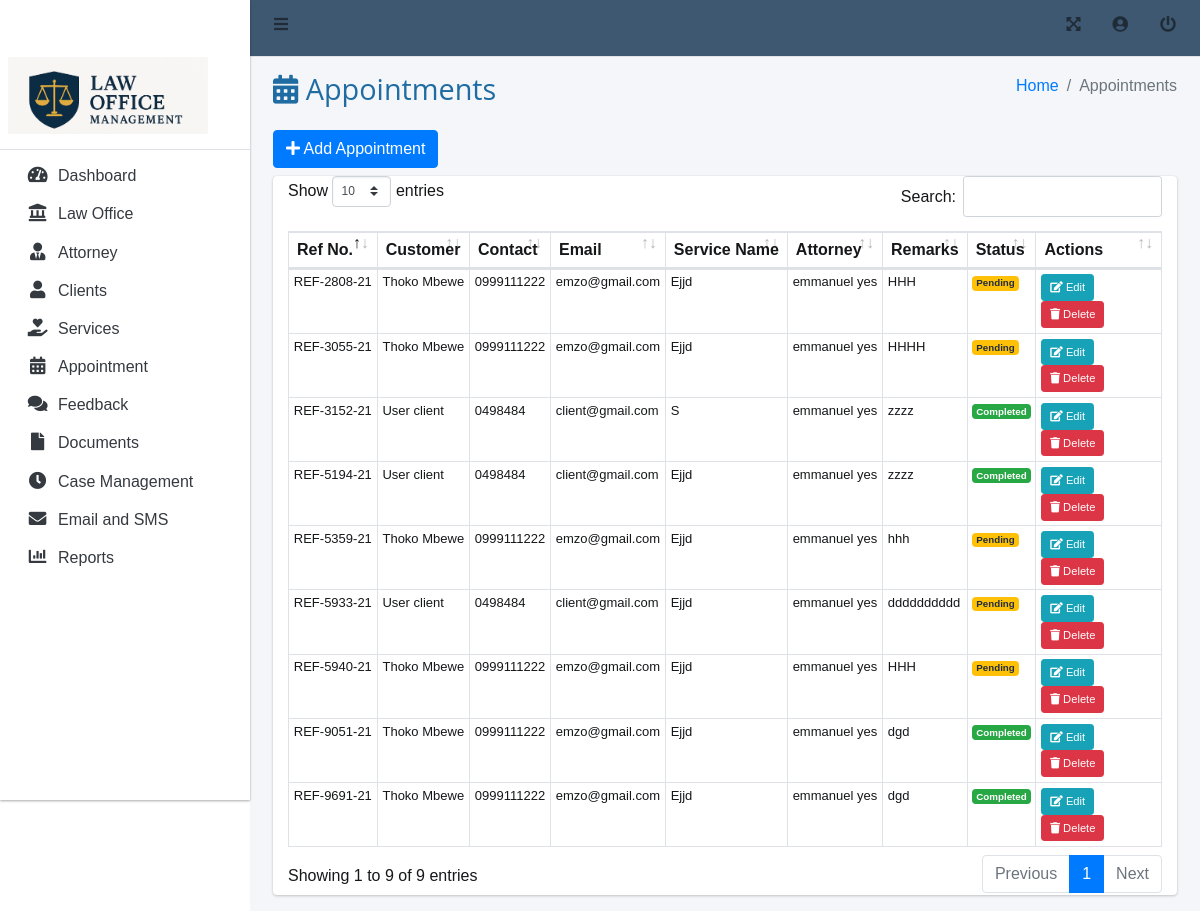
The app's page /admin/appointment.php with its own data.
### tables this page shows
CREATE TABLE `tbl_appoinment` (
  `appointment_id` int(11) NOT NULL,
  `client_id` int(11) NOT NULL,
  `firm_id` int(11) NOT NULL,
  `attorney_id` int(11) NOT NULL,
  `service_id` int(11) NOT NULL,
  `reference_number` varchar(15) NOT NULL,
  `remarks` varchar(50) NOT NULL,
  `status` int(1) NOT NULL,
  `appointment_date` date NOT NULL
);

CREATE TABLE `tbl_client` (
  `client_id` int(11) NOT NULL,
  `client_lastname` varchar(30) NOT NULL,
  `client_firstname` varchar(30) NOT NULL,
  `client_middlename` varchar(30) NOT NULL,
  `contact` varchar(15) NOT NULL,
  `email_address` varchar(50) NOT NULL,
  `valid_id` text NOT NULL,
  `username` varchar(30) NOT NULL,
  `password` text NOT NULL,
  `account_status` int(1) NOT NULL
);

CREATE TABLE `tbl_firm_services` (
  `service_id` int(11) NOT NULL,
  `service_name` varchar(30) NOT NULL,
  `description` varchar(100) NOT NULL,
  `firm_id` int(11) NOT NULL,
  `attorney_id` int(11) NOT NULL,
  `rate` float NOT NULL
);

CREATE TABLE `tbl_attorney` (
  `attorney_id` int(11) NOT NULL,
  `last_name` varchar(30) NOT NULL,
  `first_name` varchar(30) NOT NULL,
  `middle_name` varchar(30) NOT NULL,
  `gender` int(1) NOT NULL,
  `complete_address` varchar(150) NOT NULL,
  `contact_details` varchar(50) NOT NULL,
  `fax` varchar(15) NOT NULL,
  `profile_picture` text NOT NULL,
  `education` text NOT NULL,
  `professional_experience` text NOT NULL,
  `username` varchar(30) NOT NULL,
  `password` text NOT NULL,
  `account_status` int(1) NOT NULL,
  `attorney_email` varchar(100) NOT NULL
);

### admin/appointment.php (the view, shortened to what this page needs)
<!DOCTYPE html>
<html lang="en">
<?php include 'includes/header.php'?>
<body class="hold-transition sidebar-mini layout-fixed">
   <div class="wrapper">
      <?php include 'includes/topbar.php'?>
      <?php include 'includes/sidebar.php'?>
      <div class="content-wrapper">
         <div class="content-header">
            <div class="container-fluid">
               <div class="row mb-2">
                  <div class="col-sm-6">
                        <h1 class="m-0" style="color: rgb(31,108,163);"><span class="fa fa-calendar-alt"></span> Appointments</h1>
                  </div>
                  <div class="col-sm-6">
                     <ol class="breadcrumb float-sm-right">
                        <li class="breadcrumb-item"><a href="#">Home</a></li>
                        <li class="breadcrumb-item active">Appointments</li>
                     </ol>
                  </div>
               </div>
            </div>
         </div>
         <section class="content">
            <div class="container-fluid">
               <a href="appointment_add.php" class="btn btn-primary mb-2">
                  <i class="fa fa-plus"></i> Add Appointment
               </a>
               <div class="card card-info">
                  <div class="col-md-12 table-responsive">
                     <table id="example1" class="table table-bordered table-hover">
                        <thead>
                           <tr>
                              <th>Ref No.</th>
                              <th>Customer</th>
                              <th>Contact</th>
                              <th>Email</th>
                              <th>Service Name</th>
                              <th>Attorney</th>
                              <th>Remarks</th>
                              <th>Status</th>
                              <th>Actions</th>
                           </tr>
                        </thead>
                        <tbody>
                           <?php
                              include 'includes/connection.php';
                              $query = "SELECT * FROM tbl_appoinment";
                              $result = mysqli_query($conn, $query);
                              while ($row = mysqli_fetch_assoc($result)) {
                                 $client_id = $row['client_id'];
                                 $attorney_id = $row['attorney_id'];
                                 $service_id = $row['service_id'];
                                 $client_query = "SELECT * FROM tbl_client WHERE client_id = '$client_id'";
                                 $client_result = mysqli_query($conn, $client_query);
                                 $client = mysqli_fetch_assoc($client_result);
                                 $attorney_query = "SELECT * FROM tbl_attorney WHERE attorney_id = '$attorney_id'";
                                 $attorney_result = mysqli_query($conn, $attorney_query);
                                 $attorney = mysqli_fetch_assoc($attorney_result);
                                 $service_query = "SELECT * FROM tbl_firm_services WHERE service_id = '$service_id'";
                                 $service_result = mysqli_query($conn, $service_query);
                                 $service = mysqli_fetch_assoc($service_result);
                           ?>
                              <tr>
                                 <td><?php echo $row['reference_number']; ?></td>
                                 <td><?php echo $client['client_firstname'] . ' ' . $client['client_lastname']; ?></td>
                                 <td><?php echo $client['contact']; ?></td>
                                 <td><?php echo $client['email_address']; ?></td>
                                 <td><?php echo $service['service_name']; ?></td>
                                 <td><?php echo $attorney['first_name'] . ' ' . $attorney['last_name']; ?></td>
                                 <td><?php echo $row['remarks']; ?></td>
                                 <td>
                                    <span class="badge bg-<?php echo $row['status'] == 1 ? 'success' : ($row['status'] == 2 ? 'danger' : 'warning'); ?>">
                                       <?php echo $row['status'] == 1 ? 'Completed' : ($row['status'] == 2 ? 'Cancelled' : 'Pending'); ?>
                                    </span>
                                 </td>
                                 <td>
                                    <a href="appointment_edit.php?id=<?php echo $row['appointment_id']; ?>" class="btn btn-sm btn-info">
                                       <i class="fa fa-edit"></i> Edit
                                    </a>
                                    <a href="appointment_delete.php?id=<?php echo $row['appointment_id']; ?>" class="btn btn-sm btn-danger" onclick="return confirm('Are you sure you want to delete this appointment?')">
                                       <i class="fa fa-trash"></i> Delete
                                    </a>
                                 </td>
                              </tr>
                           <?php } ?>
                        </tbody>
                     </table>
                  </div>
               </div>
            </div>
         </section>
      </div>
   </div>
</body>
</html>

### admin/includes/header.php (shortened to what this page needs)
<head>
   <link rel="stylesheet" href="../asset/fontawesome/css/all.min.css">
   <link rel="stylesheet" href="../asset/css/adminlte.min.css">
   <link rel="stylesheet" href="../asset/css/style.css">
   <link rel="stylesheet" href="../asset/tables/datatables-bs4/css/dataTables.bootstrap4.min.css">
 </head>

### admin/includes/topbar.php
         <nav class="main-header navbar navbar-expand navbar-white navbar-light" style="background-color: rgba(62,88,113);">
         <ul class="navbar-nav">
            <li class="nav-item">
               <a class="nav-link" data-widget="pushmenu" href="#" role="button"><i class="fas fa-bars"></i></a>
            </li>
         </ul>
            <ul class="navbar-nav ml-auto">
               <li class="nav-item">
                  <a class="nav-link" data-widget="fullscreen" href="#" role="button">
                  <i class="fas fa-expand-arrows-alt"></i>
                  </a>
               </li>
               <li class="nav-item">
    <a class="nav-link" href="admin-profile.php" role="button">
        <i class="fas fa-user-circle"></i>
    </a>
</li>
               <li class="nav-item">
   <a class="nav-link" href="logout.php" onclick="return confirm('Are you sure you want to log out?')">
      <i class="fas fa-power-off"></i>
   </a>
</li>
            </ul>
         </nav>

### admin/includes/sidebar.php (shortened to what this page needs)
<aside class="main-sidebar sidebar-light-primary elevation-1" >
   <a href="index.php" class="brand-link animated swing">
   <img src="../asset/img/logo.png" alt="DSMS Logo" width="200" style="margin-top: 44px;margin-bottom: 2px;">
   </a>
   <div class="sidebar">
      <nav class="mt-2">
         <ul class="nav nav-pills nav-sidebar flex-column" data-widget="treeview" role="menu" data-accordion="false">
            <li class="nav-item">
               <a href="dashboard.php" class="nav-link">
                  <i class="nav-icon fa fa-tachometer-alt"></i>
                  <p>
                     Dashboard
                  </p>
               </a>
            </li>
            <li class="nav-item">
               <a href="office.php" class="nav-link">
                  <i class="nav-icon fa fa-landmark"></i>
                  <p>
                  Law Office
                  </p>
               </a>
            </li>
            <li class="nav-item">
               <a href="attorney.php" class="nav-link">
                  <i class="nav-icon fa fa-user-tie"></i>
                  <p>
                  Attorney
                  </p>
               </a>
            </li>
            <li class="nav-item">
               <a href="client.php" class="nav-link">
                  <i class="nav-icon fa fa-user"></i>
                  <p>
                  Clients
                  </p>
               </a>
            </li>
            <li class="nav-item">
               <a href="services.php" class="nav-link">
                  <i class="nav-icon fa fa-hand-holding-heart"></i>
                  <p>
                  Services
                  </p>
               </a>
            </li>
            <li class="nav-item">
               <a href="appointment.php" class="nav-link">
                  <i class="nav-icon fa fa-calendar-alt"></i>
                  <p>
                  Appointment
                  </p>
               </a>
            </li>
            <li class="nav-item">
               <a href="feedback.php" class="nav-link">
                  <i class="nav-icon fa fa-comments"></i>
                  <p>
                  Feedback
                  </p>
               </a>
            </li>
            <li class="nav-item">
               <a href="view_documents.php" class="nav-link">
                  <i class="nav-icon fa fa-file"></i>
                  <p>
                  Documents
                  </p>
               </a>
            </li>
            <li class="nav-item">
               <a href="case_progress.php" class="nav-link">
                  <i class="nav-icon fa fa-clock"></i>
                  <p>
                  Case Management
                  </p>
               </a>
            </li>
            <li class="nav-item">
               <a href="sms.php" class="nav-link">
                  <i class="nav-icon fa fa-envelope"></i>
                  <p>
                  Email and SMS
                  </p>
               </a>
            </li>
            <li class="nav-item">
               <a href="reports.php" class="nav-link">
                  <i class="nav-icon fa fa-chart-bar"></i>
                  <p>
                  Reports
                  </p>
               </a>
            </li>
         </ul>
      </nav>
   </div>
</aside>

### css/style.css (style rules this page uses)
article, aside, details, figcaption, figure, footer, header, hgroup, nav, section, summary { display: block; }
html { background: white; color: black; -webkit-text-size-adjust: 100%; -ms-text-size-adjust: 100%; }
html, button, input, select, textarea { font-family: sans-serif; }
body { margin: 0; }
a { background: transparent; }
h1 { font-size: 2em; margin: 0.67em 0; }
img { border: 0; }
table { border-collapse: collapse; border-spacing: 0; }
*, *:before, *:after { -webkit-box-sizing: border-box; -moz-box-sizing: border-box; box-sizing: border-box; }
body { font-family: Arial, sans-serif; font-size: 16px; font-weight: 300; line-height: normal; color: #161719; }
h1, h2, h3, h4, h5, h6 { font-family: "Titillium Web", "Open Sans", sans-serif; color: white; margin-top: 0; }
a { text-decoration: none; }
p { margin-top: 0; }
.container-fluid { margin-right: auto; margin-left: auto; padding-left: 15px; padding-right: 15px; *zoom: 1; }
.container-fluid:after { content: " "; clear: both; display: block; overflow: hidden; height: 0; }
.row { margin-left: -15px; margin-right: -15px; *zoom: 1; }
.row:after { content: " "; clear: both; display: block; overflow: hidden; height: 0; }
.col-xs-1, .col-sm-1, .col-md-1, .col-lg-1, .col-xs-2, .col-sm-2, .col-md-2, .col-lg-2, .col-xs-3, .col-sm-3, .col-md-3, .counter, .col-lg-3, .col-xs-4, .col-sm-4, .col-md-4, .feature-grid .feature, .col-lg-4, .col-xs-5, .col-sm-5, .col-md-5, .col-lg-5, .col-xs-6, .counter, .col-sm-6, .feature-grid .feature, .col-md-6, .col-lg-6, .col-xs-7, .col-sm-7, .col-md-7, .col-lg-7, .col-xs-8, .col-sm-8, .col-md-8, .col-lg-8, .col-xs-9, .col-sm-9, .col-md-9, .col-lg-9, .col-xs-10, .col-sm-10, .col-md-10, .col-lg-10, .col-xs-11, .col-sm-11, .col-md-11, .col-lg-11, .col-xs-12, .col-sm-12, .col-md-12, .col-lg-12 { position: relative; min-height: 1px; padding-left: 15px; padding-right: 15px; }
@media (min-width: 768px) { .col-sm-1, .col-sm-2, .col-sm-3, .col-sm-4, .col-sm-5, .col-sm-6, .feature-grid .feature, .col-sm-7, .col-sm-8, .col-sm-9, .col-sm-10, .col-sm-11, .col-sm-12 { float: left; } }
@media (min-width: 768px) { .col-sm-6, .feature-grid .feature { width: 50%; } }
@media (min-width: 992px) { .col-md-1, .col-md-2, .col-md-3, .counter, .col-md-4, .feature-grid .feature, .col-md-5, .col-md-6, .col-md-7, .col-md-8, .col-md-9, .col-md-10, .col-md-11, .col-md-12 { float: left; } }
@media (min-width: 992px) { .col-md-12 { width: 100%; } }

### admin/includes/header.php (style rules this page uses)
td a.btn { font-size: 0.7rem; }
th { padding: 0.5rem !important; }
table tr td { padding: 0.3rem !important; font-size: 13px; }

### records on screen
tbl_appoinment: reference_number "REF-5359-21", client.client_firstname "Thoko", client.client_lastname "Mbewe", client.contact "0999111222", client.email_address "emzo@gmail.com", service.service_name "Ejjd", attorney.first_name "emmanuel", attorney.last_name "yes", remarks "hhh", status "Pending"
tbl_appoinment: reference_number "REF-9051-21", client.client_firstname "Thoko", client.client_lastname "Mbewe", client.contact "0999111222", client.email_address "emzo@gmail.com", service.service_name "Ejjd", attorney.first_name "emmanuel", attorney.last_name "yes", remarks "dgd", status "Completed"
tbl_appoinment: reference_number "REF-9691-21", client.client_firstname "Thoko", client.client_lastname "Mbewe", client.contact "0999111222", client.email_address "emzo@gmail.com", service.service_name "Ejjd", attorney.first_name "emmanuel", attorney.last_name "yes", remarks "dgd", status "Completed"
tbl_appoinment: reference_number "REF-5940-21", client.client_firstname "Thoko", client.client_lastname "Mbewe", client.contact "0999111222", client.email_address "emzo@gmail.com", service.service_name "Ejjd", attorney.first_name "emmanuel", attorney.last_name "yes", remarks "HHH", status "Pending"
tbl_appoinment: reference_number "REF-2808-21", client.client_firstname "Thoko", client.client_lastname "Mbewe", client.contact "0999111222", client.email_address "emzo@gmail.com", service.service_name "Ejjd", attorney.first_name "emmanuel", attorney.last_name "yes", remarks "HHH", status "Pending"
tbl_appoinment: reference_number "REF-3055-21", client.client_firstname "Thoko", client.client_lastname "Mbewe", client.contact "0999111222", client.email_address "emzo@gmail.com", service.service_name "Ejjd", attorney.first_name "emmanuel", attorney.last_name "yes", remarks "HHHH", status "Pending"
tbl_appoinment: reference_number "REF-5933-21", client.client_firstname "User", client.client_lastname "client", client.contact "0498484", client.email_address "client@gmail.com", service.service_name "Ejjd", attorney.first_name "emmanuel", attorney.last_name "yes", remarks "dddddddddd", status "Pending"
tbl_appoinment: reference_number "REF-5194-21", client.client_firstname "User", client.client_lastname "client", client.contact "0498484", client.email_address "client@gmail.com", service.service_name "Ejjd", attorney.first_name "emmanuel", attorney.last_name "yes", remarks "zzzz", status "Completed"
tbl_appoinment: reference_number "REF-3152-21", client.client_firstname "User", client.client_lastname "client", client.contact "0498484", client.email_address "client@gmail.com", service.service_name "S", attorney.first_name "emmanuel", attorney.last_name "yes", remarks "zzzz", status "Completed"
